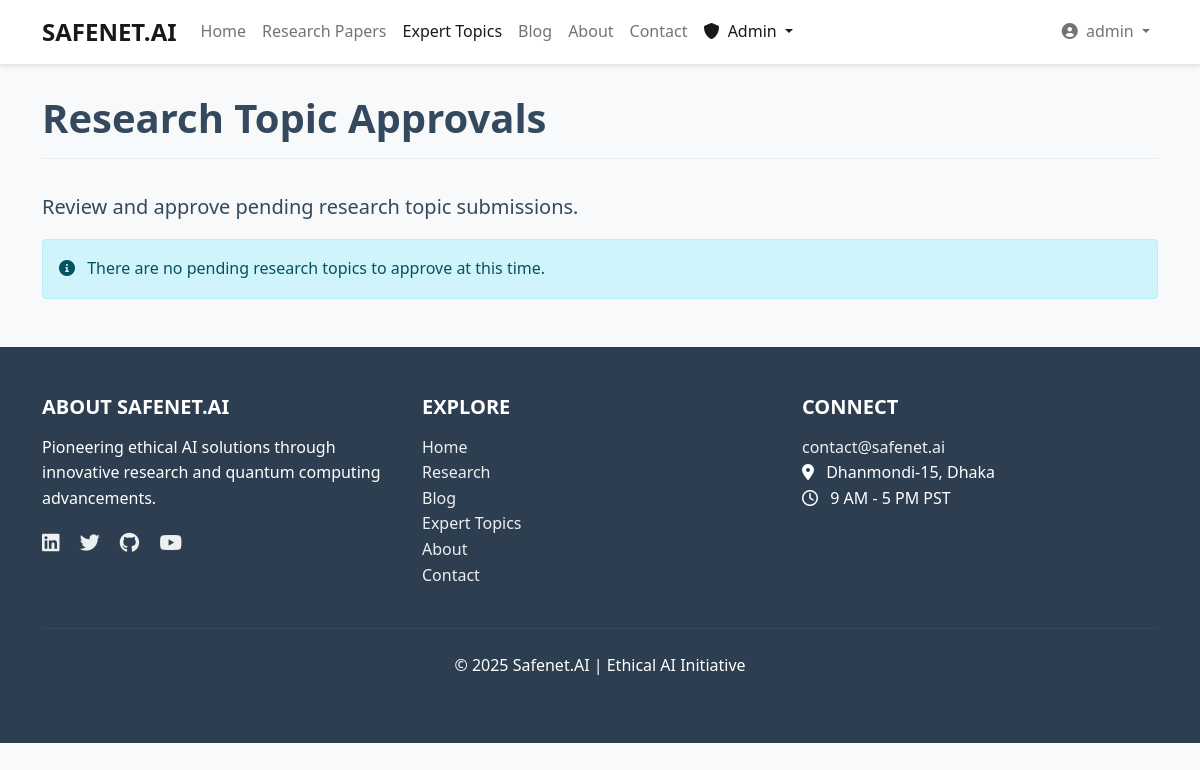
/expert-topics/approval/ (signed in), run on an earlier commit of the app's database.
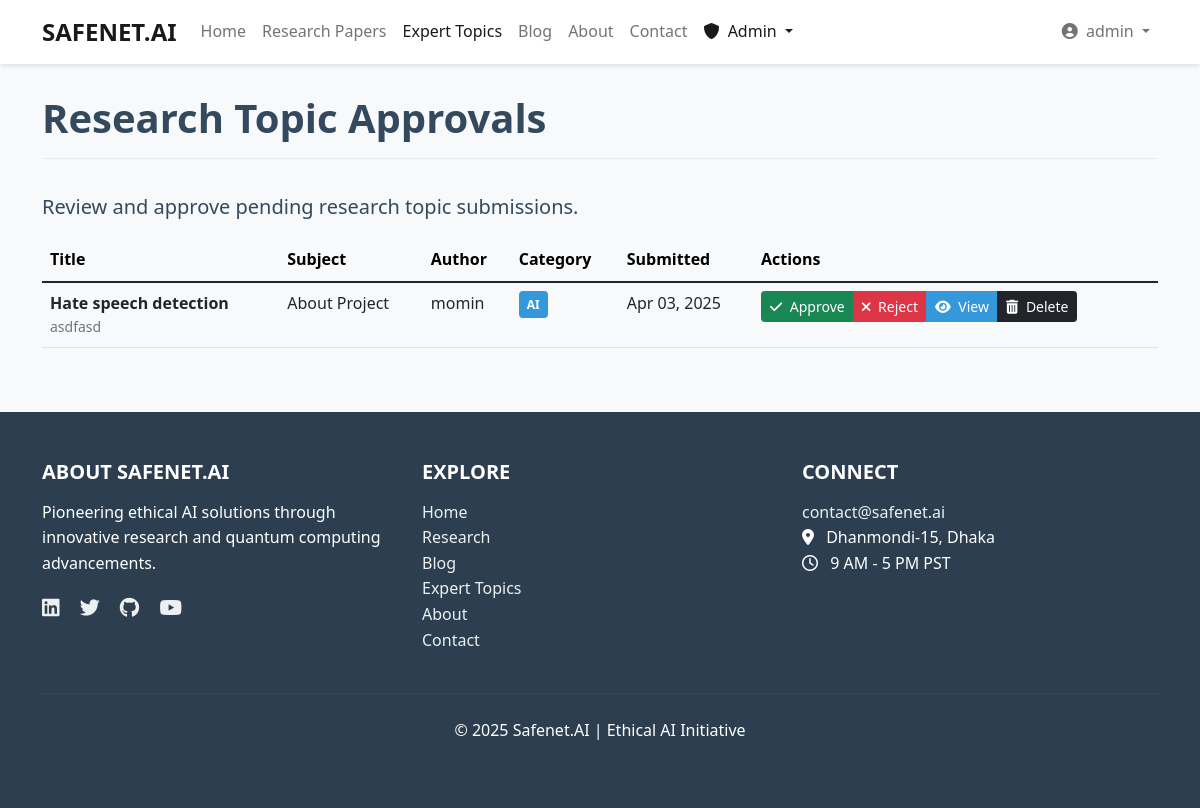
And on a later commit of the database.
### expert_topics/models.py (models this page shows, shortened)
class ResearchTopic(models.Model):
    title = models.CharField(max_length=200)
    author = models.ForeignKey(User, on_delete=models.CASCADE)
    subject = models.CharField(max_length=200)
    description = models.TextField()
    category = models.CharField(max_length=20, choices=CATEGORY_CHOICES)
    status = models.CharField(max_length=20, choices=STATUS_CHOICES, default='pending')
    slug = models.SlugField(max_length=250, unique=True, blank=True)
    created_at = models.DateTimeField(auto_now_add=True)
    updated_at = models.DateTimeField(auto_now=True)
    class Meta:
        ordering = ['-created_at']

### expert_topics/views.py (the view)
# urls.py: path('approval/', views.research_topic_approval_list, name='research_topic_approval_list'),
@login_required
def research_topic_approval_list(request):
    if not request.user.is_superuser:
        return HttpResponseForbidden("You don't have permission to access this page.")
    topics = ResearchTopic.objects.filter(status='pending')
    return render(request, 'expert_topics/topic_approval.html', {'topics': topics})

### templates/expert_topics/topic_approval.html (shortened to what this page needs)
{% extends 'base.html' %}
{% block content %}
<div class="row">
    <div class="col-12">
        <h1 class="page-header">Research Topic Approvals</h1>
        <p class="lead">Review and approve pending research topic submissions.</p>
    </div>
</div>
{% if topics %}
    <div class="table-responsive">
        <table class="table table-hover">
            <thead class="table-light">
                <tr>
                    <th>Title</th>
                    <th>Subject</th>
                    <th>Author</th>
                    <th>Category</th>
                    <th>Submitted</th>
                    <th>Actions</th>
                </tr>
            </thead>
            <tbody>
                {% for topic in topics %}
                    <tr id="topic-{{ topic.id }}">
                        <td>
                            <strong>{{ topic.title }}</strong>
                            <div class="text-muted small">{{ topic.description|truncatechars:100 }}</div>
                        </td>
                        <td>{{ topic.subject }}</td>
                        <td>{{ topic.author.get_full_name|default:topic.author.username }}</td>
                        <td><span class="category-tag {{ topic.category }}">{{ topic.category }}</span></td>
                        <td>{{ topic.created_at|date:"M d, Y" }}</td>
                        <td>
                            <div class="btn-group" role="group">
                                <button type="button" class="btn btn-success btn-sm approval-btn"
                                        data-id="{{ topic.id }}"
                                        data-status="approved"
                                        data-type="topic">
                                    <i class="fas fa-check me-1"></i> Approve
                                </button>
                                <button type="button" class="btn btn-danger btn-sm approval-btn"
                                        data-id="{{ topic.id }}"
                                        data-status="rejected"
                                        data-type="topic">
                                    <i class="fas fa-times me-1"></i> Reject
                                </button>
                                <a href="#topicModal{{ topic.id }}" class="btn btn-primary btn-sm" data-bs-toggle="modal">
                                    <i class="fas fa-eye me-1"></i> View
                                </a>
                                <a href="{% url 'research_topic_delete' slug=topic.slug %}" class="btn btn-dark btn-sm">
                                    <i class="fas fa-trash-alt me-1"></i> Delete
                                </a>
                            </div>
                        </td>
                    </tr>
                {% endfor %}
            </tbody>
        </table>
    </div>
{% else %}
    <div class="alert alert-info">
        <i class="fas fa-info-circle me-2"></i> There are no pending research topics to approve at this time.
    </div>
{% endif %}
{% endblock %}

What changed in the data, as far as the page shows it:
added ResearchTopic: title "Hate speech detection", description "asdfasd", subject "About Project", author.get_full_name "momin", category "AI", created_at "Apr 03, 2025"
Also different on the page:
text no longer shown: "There are no pending research topics to approve at this time."
text now shown: "Title Subject Author Category Submitted Actions"
